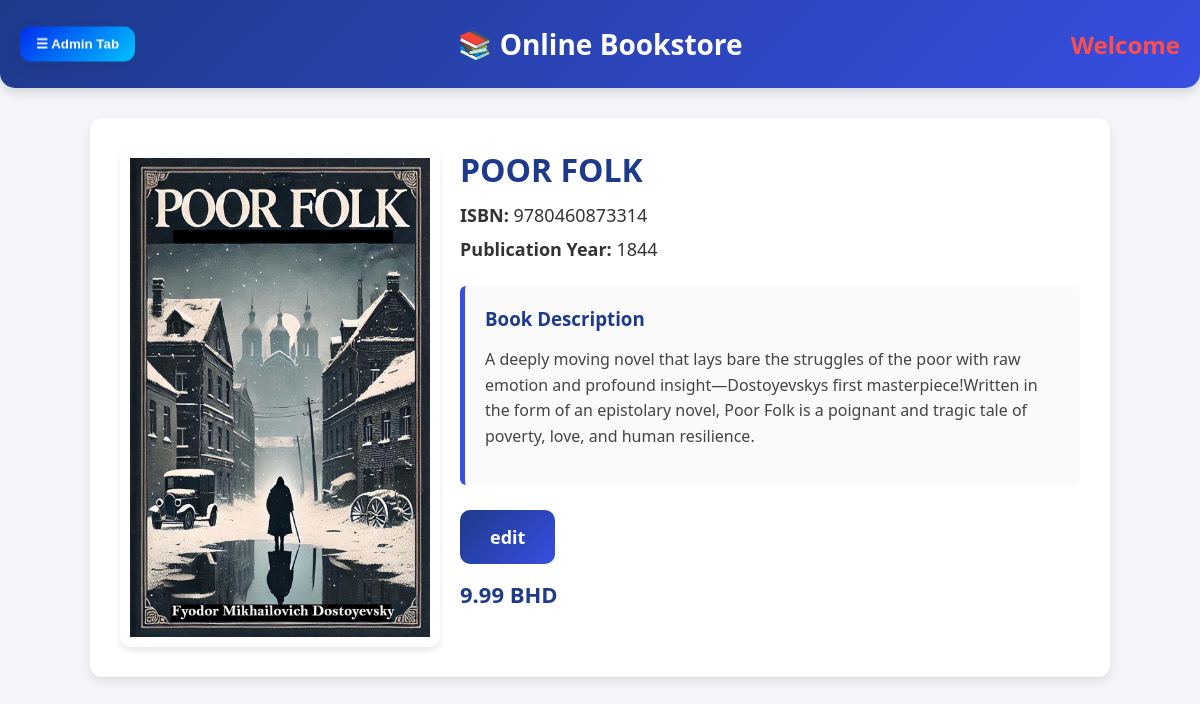
Screenshot of /book-details-admin.php?isbn=9780460873314 with the database file from the repository.
### tables this page shows
CREATE TABLE books (
    isbn VARCHAR(13) PRIMARY KEY,
    title VARCHAR(255) NOT NULL,
    year INT NOT NULL,
    image VARCHAR(255) NOT NULL,
    description TEXT NOT NULL,
    quantity INT DEFAULT 10,
    price DECIMAL(10,2)
);

### book-details-admin.php (the view, shortened to what this page needs)
<?php
require_once 'config.php';
$isbn = $_GET['isbn'] ?? '';
$stmt = $db->prepare("SELECT * FROM books WHERE isbn = ?");
$stmt->execute([$isbn]);
$book = $stmt->fetch();
?>
<!DOCTYPE html>
<html lang="en">
<head>
<link rel="stylesheet" href="styleadminview.css">
</head>
<body>
<header>
    <div class="dropdown">
        <button class="dropbtn">☰ Admin Tab</button>
    </div>
    <h1>📚 Online Bookstore</h1>
    <h1 class="ADT">Welcome <?= htmlspecialchars($_SESSION['admin_name']) ?></h1>
    </header>
<div class="container">
    <div class="book-details">
        <div class="book-image">
            <img src="<?php echo htmlspecialchars($book['image']); ?>"
                 alt="<?php echo htmlspecialchars($book['title']); ?>">
        </div>
        <div class="book-info">
            <h2><?php echo htmlspecialchars($book['title']); ?></h2>
            <ul class="book-meta">
                <li><strong>ISBN:</strong> <?php echo htmlspecialchars($book['isbn']); ?></li>
                <li><strong>Publication Year:</strong> <?php echo htmlspecialchars($book['year']); ?></li>
            </ul>
            <div class="description">
                <h3>Book Description</h3>
                <p><?php echo htmlspecialchars($book['description']); ?></p>
            </div>
<a href="edit.php?isbn=<?php echo urlencode($book['isbn']); ?>" class="btnorder">
    edit
</a>
<p class="price"><?php echo htmlspecialchars($book['price']); ?> BHD</p>
        </div>
    </div>
</div>
</body>
</html>

### styleadminview.css (style rules this page uses)
body { font-family: "Segoe UI", Tahoma, Geneva, Verdana, sans-serif; background: #f4f6f9; margin: 0; padding: 0; color: #333; min-height: 100vh; display: flex; flex-direction: column; }
.container { flex: 1; width: 85%; max-width: 1200px; margin: 30px auto; }
h1, h2, h3 { margin: 0; }
header { background: linear-gradient(135deg, #1e3a8a, #374ee2); color: #fff; padding: 25px 20px; box-shadow: 0 4px 12px rgba(0,0,0,0.15); border-bottom-left-radius: 15px; border-bottom-right-radius: 15px; transition: all 0.3s ease; display: flex; align-items: center; justify-content: center; position: relative; }
header h1 { text-align: center; font-size: 28px; font-weight: 700; }
header .ADT { position: absolute; right: 20px; top: 50%; transform: translateY(-50%); color: #ff4d4d; font-size: 24px; font-weight: bold; }
.dropdown { position: absolute; left: 20px; top: 50%; transform: translateY(-50%); z-index: 1000; }
.dropbtn { background: linear-gradient(135deg, #012dee, #00c3ff); color: white; border: none; padding: 10px 16px; border-radius: 11px; cursor: pointer; font-weight: 700; box-shadow: 0 6px 18px rgba(2,6,23,0.08); backdrop-filter: blur(4px); }
.book-details { display: flex; flex-wrap: wrap; gap: 40px; padding: 30px; background: white; border-radius: 12px; box-shadow: 0 4px 12px rgba(0,0,0,0.1); align-items: flex-start; }
.book-image { flex: 0 0 auto; max-width: 300px; }
.book-image img { max-width: 100%; height: auto; object-fit: contain; border-radius: 10px; padding: 10px; background: #ffffff; box-shadow: 0 3px 6px rgba(0,0,0,0.1); display: block; margin: 0 auto; }
.book-info { flex: 1; }
.book-info h2 { font-size: 32px; margin-top: 0; color: #1e3a8a; }
.book-meta { list-style: none; padding: 0; margin: 12px 0 25px 0; }
.book-meta li { font-size: 18px; margin-bottom: 10px; }
.description { background: #fafafa; padding: 20px; border-left: 5px solid #374ee2; border-radius: 6px; margin-bottom: 25px; }
.description h3 { margin-top: 0; color: #1e3a8a; margin-bottom: 10px; }
.description p { line-height: 1.6; color: #444; font-size: 16px; }
.btnorder { display: inline-block; padding: 15px 30px; background: linear-gradient(135deg, #1e3a8a, #374ee2); color: white; text-decoration: none; font-weight: bold; font-size: 18px; border-radius: 10px; transition: 0.2s; cursor: pointer; }
.price { font-size: 22px; font-weight: bold; color: #1e3a8a; margin-top: 15px; }

### rows the page displays
books: image (picture), title "POOR FOLK", isbn "9780460873314", year "1844", description "A deeply moving novel that lays bare the struggles of the poor with raw emotion and profound insight—Dostoyevskys first masterpiece!Written in the form of an epistolary novel, Poor Folk is a poignant and tragic tale of poverty, love, and human resilience.", price "9.99"
